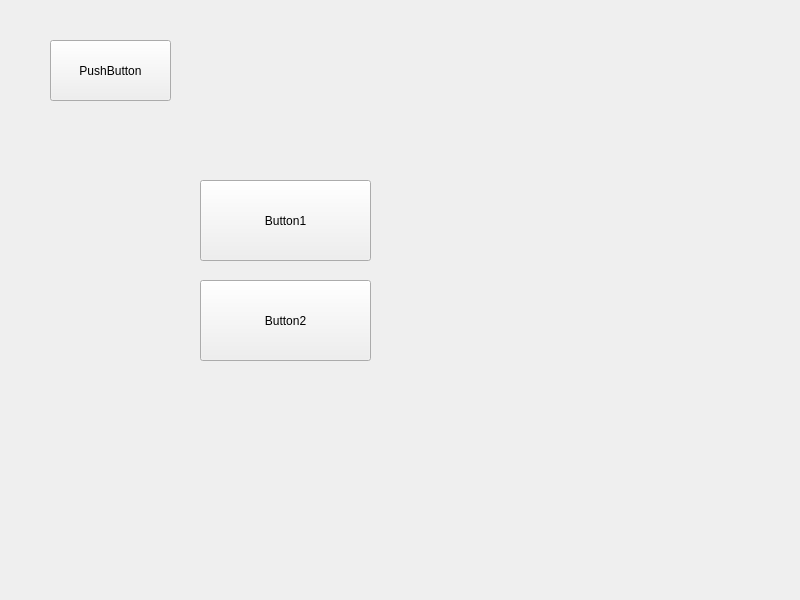
<?xml version="1.0" encoding="UTF-8"?>
<ui version="4.0">
 <class>Widget</class>
 <widget class="QWidget" name="Widget">
  <property name="geometry">
   <rect>
    <x>0</x>
    <y>0</y>
    <width>800</width>
    <height>600</height>
   </rect>
  </property>
  <property name="windowTitle">
   <string>Widget</string>
  </property>
  <widget class="QPushButton" name="pushButton">
   <property name="geometry">
    <rect>
     <x>50</x>
     <y>40</y>
     <width>121</width>
     <height>61</height>
    </rect>
   </property>
   <property name="text">
    <string>PushButton</string>
   </property>
  </widget>
  <widget class="QPushButton" name="pushButton_2">
   <property name="geometry">
    <rect>
     <x>200</x>
     <y>280</y>
     <width>171</width>
     <height>81</height>
    </rect>
   </property>
   <property name="text">
    <string>Button2</string>
   </property>
  </widget>
  <widget class="QPushButton" name="pushButton_3">
   <property name="geometry">
    <rect>
     <x>200</x>
     <y>180</y>
     <width>171</width>
     <height>81</height>
    </rect>
   </property>
   <property name="text">
    <string>Button1</string>
   </property>
  </widget>
 </widget>
 <resources/>
 <connections/>
</ui>
